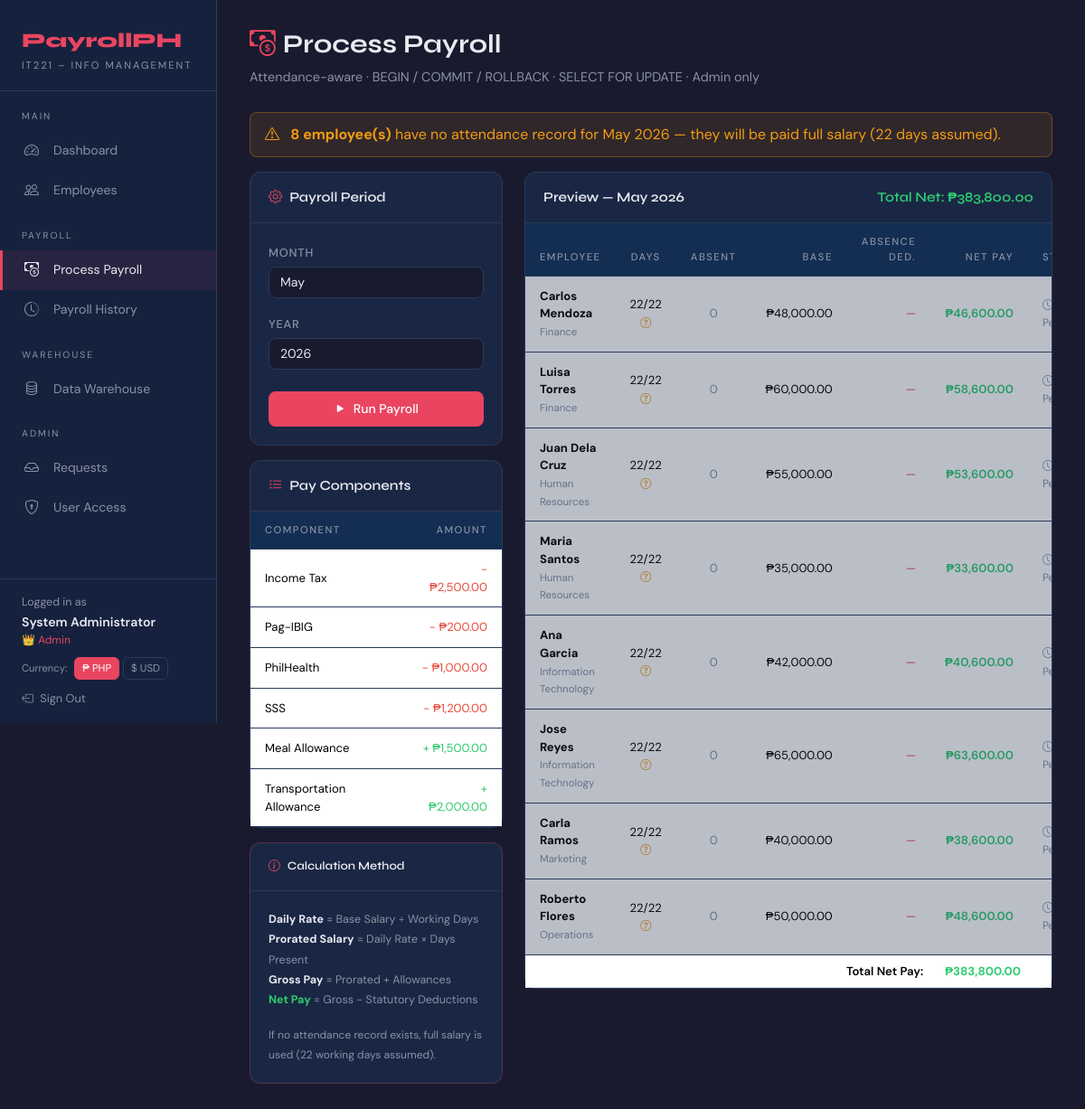
The page /process.php (signed in) on the database its author committed.
### tables this page shows
CREATE TABLE IF NOT EXISTS pay_components (
    component_id   INT AUTO_INCREMENT PRIMARY KEY,
    component_name VARCHAR(80) NOT NULL,
    component_type ENUM('Allowance','Deduction') NOT NULL,
    default_amount DECIMAL(12,2) NOT NULL DEFAULT 0.00
);

CREATE TABLE IF NOT EXISTS employees (
    employee_id   INT AUTO_INCREMENT PRIMARY KEY,
    first_name    VARCHAR(60) NOT NULL,
    last_name     VARCHAR(60) NOT NULL,
    email         VARCHAR(150) NOT NULL UNIQUE,
    phone         VARCHAR(20),
    department_id INT NOT NULL,
    position_id   INT NOT NULL,
    hire_date     DATE NOT NULL,
    status        ENUM('Active','Inactive') DEFAULT 'Active',
    version       INT NOT NULL DEFAULT 0,            
    created_at    TIMESTAMP DEFAULT CURRENT_TIMESTAMP,
    updated_at    TIMESTAMP DEFAULT CURRENT_TIMESTAMP ON UPDATE CURRENT_TIMESTAMP,

    CONSTRAINT fk_emp_dept FOREIGN KEY (department_id)
        REFERENCES departments(department_id) ON UPDATE CASCADE ON DELETE RESTRICT,
    CONSTRAINT fk_emp_pos  FOREIGN KEY (position_id)
        REFERENCES positions(position_id)   ON UPDATE CASCADE ON DELETE RESTRICT
);

CREATE TABLE IF NOT EXISTS departments (
    department_id   INT AUTO_INCREMENT PRIMARY KEY,
    department_name VARCHAR(100) NOT NULL UNIQUE,
    created_at      TIMESTAMP DEFAULT CURRENT_TIMESTAMP
);

CREATE TABLE IF NOT EXISTS positions (
    position_id    INT AUTO_INCREMENT PRIMARY KEY,
    position_title VARCHAR(100) NOT NULL,
    base_salary    DECIMAL(12,2) NOT NULL CHECK (base_salary >= 0),
    created_at     TIMESTAMP DEFAULT CURRENT_TIMESTAMP
);

### process.php (the view, shortened to what this page needs)
<?php
$db  = getDB();
$months = ['','January','February','March','April','May','June',
           'July','August','September','October','November','December'];
$prev_month = (int)($_POST['payroll_month'] ?? $_GET['month'] ?? date('n'));
$prev_year  = (int)($_POST['payroll_year']  ?? $_GET['year']  ?? date('Y'));
$previewStmt = $db->prepare("
    SELECT
        e.employee_id,
        CONCAT(e.first_name,' ',e.last_name) AS full_name,
        d.department_name,
        p.position_title,
        p.base_salary,
        COALESCE(a.working_days, 22) AS working_days,
        COALESCE(a.days_worked,  22) AS days_worked,
        COALESCE(a.days_absent,   0) AS days_absent,
        COALESCE(a.days_present, 22) AS days_present,
        ROUND(p.base_salary / COALESCE(a.working_days,22) * COALESCE(a.days_present,22), 2) AS prorated_salary,
        ROUND(p.base_salary / COALESCE(a.working_days,22) * COALESCE(a.days_absent,0),  2) AS absence_deduction,
        (SELECT COALESCE(SUM(default_amount),0) FROM pay_components WHERE component_type='Allowance') AS total_allowance,
        (SELECT COALESCE(SUM(default_amount),0) FROM pay_components WHERE component_type='Deduction') AS total_deduction,
        ROUND(
            p.base_salary / COALESCE(a.working_days,22) * COALESCE(a.days_present,22)
            + (SELECT COALESCE(SUM(default_amount),0) FROM pay_components WHERE component_type='Allowance'),
            2
        ) AS gross_pay,
        ROUND(
            p.base_salary / COALESCE(a.working_days,22) * COALESCE(a.days_present,22)
            + (SELECT COALESCE(SUM(default_amount),0) FROM pay_components WHERE component_type='Allowance')
            - (SELECT COALESCE(SUM(default_amount),0) FROM pay_components WHERE component_type='Deduction'),
            2
        ) AS net_pay,
        (SELECT COUNT(*) FROM payroll_records pr2
         WHERE pr2.employee_id=e.employee_id
           AND pr2.payroll_month=? AND pr2.payroll_year=?) AS already_processed,
        a.attendance_month IS NOT NULL AS has_attendance
    FROM employees e
    JOIN departments d ON e.department_id = d.department_id
    JOIN positions   p ON e.position_id   = p.position_id
    LEFT JOIN attendance a
        ON a.employee_id = e.employee_id
        AND a.attendance_month = ? AND a.attendance_year = ?
    WHERE e.status = 'Active'
    ORDER BY d.department_name, e.last_name
");
$previewStmt->execute([$prev_month, $prev_year, $prev_month, $prev_year]);
$preview = $previewStmt->fetchAll();
$components = $db->query("SELECT * FROM pay_components ORDER BY component_type DESC, component_name")->fetchAll();
$totalNet   = array_sum(array_column($preview, 'net_pay'));
$noAttCount = count(array_filter($preview, fn($r) => !$r['has_attendance']));
require_once 'includes/header.php';
?>
<div class="main-content">
    <div class="page-header">
        <h1><i class="bi bi-cash-coin me-2 text-accent"></i>Process Payroll</h1>
        <p>Attendance-aware · BEGIN / COMMIT / ROLLBACK · SELECT FOR UPDATE · Admin only</p>
    </div>
    <?php if ($noAttCount > 0): ?>
    <div style="background:rgba(243,156,18,0.1);border:1px solid rgba(243,156,18,0.3);color:#f39c12;border-radius:8px;padding:12px 16px;margin-bottom:16px;">
        <i class="bi bi-exclamation-triangle me-2"></i>
        <strong><?= $noAttCount ?> employee(s)</strong> have no attendance record for <?= $months[$prev_month] ?> <?= $prev_year ?> — they will be paid full salary (22 days assumed).
    </div>
    <?php endif; ?>
    <div class="row g-4">
        <div class="col-lg-4">
            <div class="card mb-3">
                <div class="card-header"><i class="bi bi-gear me-2 text-accent"></i>Payroll Period</div>
                <div class="card-body">
                    <form method="POST">
                        <div class="mb-3">
                            <label class="form-label">Month</label>
                            <select name="payroll_month" class="form-select">
                                <?php for ($m=1;$m<=12;$m++): ?>
                                <option value="<?= $m ?>" <?= $m===$prev_month?'selected':'' ?>><?= $months[$m] ?></option>
                                <?php endfor; ?>
                            </select>
                        </div>
                        <div class="mb-4">
                            <label class="form-label">Year</label>
                            <select name="payroll_year" class="form-select">
                                <?php for ($y=date('Y');$y>=2022;$y--): ?>
                                <option value="<?= $y ?>" <?= $y===$prev_year?'selected':'' ?>><?= $y ?></option>
                                <?php endfor; ?>
                            </select>
                        </div>
                        <button type="submit" class="btn-accent w-100">
                            <i class="bi bi-play-fill me-1"></i> Run Payroll
                        </button>
                    </form>
                </div>
            </div>
            <div class="card mb-3">
                <div class="card-header"><i class="bi bi-list-check me-2 text-accent"></i>Pay Components</div>
                <div class="card-body p-0">
                    <table class="table mb-0" style="font-size:0.82rem;">
                        <thead><tr><th>Component</th><th class="text-end">Amount</th></tr></thead>
                        <tbody>
                            <?php foreach ($components as $c): ?>
                            <tr>
                                <td><?= htmlspecialchars($c['component_name']) ?></td>
                                <td class="text-end" style="color:<?= $c['component_type']==='Allowance'?'var(--success)':'var(--danger)' ?>;">
                                    <?= $c['component_type']==='Allowance'?'+':'-' ?>
                                    <?= formatMoney((float)$c['default_amount']) ?>
                                </td>
                            </tr>
                            <?php endforeach; ?>
                        </tbody>
                    </table>
                </div>
            </div>
            <div class="card" style="border-color:rgba(233,69,96,0.3);">
                <div class="card-header" style="font-size:0.8rem;"><i class="bi bi-info-circle me-2 text-accent"></i>Calculation Method</div>
                <div class="card-body" style="font-size:0.78rem;color:var(--text-muted);line-height:1.8;">
                    <div><strong style="color:var(--text-main);">Daily Rate</strong> = Base Salary ÷ Working Days</div>
                    <div><strong style="color:var(--text-main);">Prorated Salary</strong> = Daily Rate × Days Present</div>
                    <div><strong style="color:var(--text-main);">Gross Pay</strong> = Prorated + Allowances</div>
                    <div><strong style="color:var(--success);">Net Pay</strong> = Gross − Statutory Deductions</div>
                    <hr style="border-color:var(--border);margin:8px 0;">
                    <div style="font-size:0.75rem;">If no attendance record exists, full salary is used (22 working days assumed).</div>
                </div>
            </div>
        </div>
        <div class="col-lg-8">
            <div class="card">
                <div class="card-header">
                    Preview — <?= $months[$prev_month] ?> <?= $prev_year ?>
                    <span class="float-end" style="color:var(--success);font-weight:600;">
                        Total Net: <?= formatMoney($totalNet) ?>
                    </span>
                </div>
                <div class="card-body p-0">
                    <div class="table-responsive">
                        <table class="table mb-0" style="font-size:0.82rem;">
                            <thead>
                                <tr>
                                    <th>Employee</th>
                                    <th class="text-center">Days</th>
                                    <th class="text-center">Absent</th>
                                    <th class="text-end">Base</th>
                                    <th class="text-end">Absence Ded.</th>
                                    <th class="text-end">Net Pay</th>
                                    <th>Status</th>
                                </tr>
                            </thead>
                            <tbody>
                                <?php foreach ($preview as $r): ?>
                                <tr <?= !$r['has_attendance'] ? 'style="opacity:0.7;"' : '' ?>>
                                    <td>
                                        <strong><?= htmlspecialchars($r['full_name']) ?></strong><br>
                                        <small style="color:var(--text-muted);"><?= htmlspecialchars($r['department_name']) ?></small>
                                    </td>
                                    <td class="text-center">
                                        <?= $r['days_present'] ?>/<?= $r['working_days'] ?>
                                        <?php if (!$r['has_attendance']): ?>
                                        <i class="bi bi-question-circle" style="color:var(--warning);font-size:0.75rem;" title="No attendance record — using default"></i>
                                        <?php endif; ?>
                                    </td>
                                    <td class="text-center" style="color:<?= $r['days_absent']>0?'var(--danger)':'var(--text-muted)' ?>;">
                                        <?= $r['days_absent'] ?>
                                    </td>
                                    <td class="text-end"><?= formatMoney((float)$r['base_salary']) ?></td>
                                    <td class="text-end" style="color:var(--danger);">
                                        <?= $r['days_absent'] > 0 ? '-'.formatMoney((float)$r['absence_deduction']) : '—' ?>
                                    </td>
                                    <td class="text-end" style="color:var(--success);font-weight:600;">
                                        <?= formatMoney((float)$r['net_pay']) ?>
                                    </td>
                                    <td>
                                        <?php if ($r['already_processed']): ?>
                                        <span style="color:var(--warning);font-size:0.75rem;"><i class="bi bi-check-circle"></i> Done</span>
                                        <?php else: ?>
                                        <span style="color:var(--text-muted);font-size:0.75rem;"><i class="bi bi-clock"></i> Pending</span>
                                        <?php endif; ?>
                                    </td>
                                </tr>
                                <?php endforeach; ?>
                            </tbody>
                            <tfoot>
                                <tr style="background:rgba(15,52,96,0.3);">
                                    <td colspan="5" class="text-end" style="font-weight:600;">Total Net Pay:</td>
                                    <td class="text-end" style="color:var(--success);font-weight:700;"><?= formatMoney($totalNet) ?></td>
                                    <td></td>
                                </tr>
                            </tfoot>
                        </table>
                    </div>
                </div>
            </div>
        </div>
    </div>
</div>
<?php require_once 'includes/footer.php'; ?>

### includes/header.php (style rules this page uses)
:root { --primary:#1a1a2e;--accent:#e94560;--accent2:#0f3460;--surface:#16213e;--card-bg:#1a2744;--text-main:#e8eaf0;--text-muted:#8892a4;--border:#2a3a5c;--success:#2ecc71;--warning:#f39c12;--danger:#e74c3c; }
* { box-sizing:border-box;margin:0;padding:0; }
body { background:var(--primary);color:var(--text-main);font-family:'DM Sans',sans-serif;min-height:100vh; }
.main-content { margin-left:240px;padding:32px 36px;min-height:100vh; }
.page-header { margin-bottom:28px; }
.page-header h1 { font-family:'Syne',sans-serif;font-weight:700;font-size:1.8rem;color:var(--text-main); }
.page-header p { color:var(--text-muted);font-size:0.9rem; }
.card { background:var(--card-bg);border:1px solid var(--border);border-radius:12px;color:var(--text-main); }
.card-header { background:transparent;border-bottom:1px solid var(--border);font-family:'Syne',sans-serif;font-weight:600;font-size:0.95rem;padding:16px 20px;color:var(--text-main); }
.card-body { padding:20px; }
.table { color:var(--text-main);font-size:0.875rem; }
.table thead th { background:rgba(15,52,96,0.5);color:var(--text-muted);font-size:0.7rem;text-transform:uppercase;letter-spacing:1.5px;border-color:var(--border);padding:12px 16px;font-weight:500; }
.table tbody td { border-color:var(--border);padding:12px 16px;vertical-align:middle; }
.form-control,.form-select { background:var(--primary);border:1px solid var(--border);color:var(--text-main);border-radius:8px;font-size:0.875rem; }
.form-label { font-size:0.8rem;font-weight:500;color:var(--text-muted);text-transform:uppercase;letter-spacing:0.8px;margin-bottom:6px; }
.btn-accent { background:var(--accent);color:#fff;border:none;border-radius:8px;font-weight:500;font-size:0.875rem;padding:9px 20px;transition:all 0.2s;cursor:pointer; }
.text-accent { color:var(--accent); }

### rows shown on the page
pay_components: component_name "Income Tax", default_amount "₱2,500.00"
pay_components: component_name "Pag-IBIG", default_amount "₱200.00"
pay_components: component_name "PhilHealth", default_amount "₱1,000.00"
pay_components: component_name "SSS", default_amount "₱1,200.00"
pay_components: component_name "Meal Allowance", default_amount "₱1,500.00"
pay_components: component_name "Transportation Allowance", default_amount "₱2,000.00"
employees: full_name "Carlos Mendoza", department.department_name "Finance", days_present "22", working_days "22", days_absent "0", position.base_salary "₱48,000.00", net_pay "₱46,600.00"
employees: full_name "Luisa Torres", department.department_name "Finance", days_present "22", working_days "22", days_absent "0", position.base_salary "₱60,000.00", net_pay "₱58,600.00"
employees: full_name "Juan Dela Cruz", department.department_name "Human Resources", days_present "22", working_days "22", days_absent "0", position.base_salary "₱55,000.00", net_pay "₱53,600.00"
employees: full_name "Maria Santos", department.department_name "Human Resources", days_present "22", working_days "22", days_absent "0", position.base_salary "₱35,000.00", net_pay "₱33,600.00"
employees: full_name "Ana Garcia", department.department_name "Information Technology", days_present "22", working_days "22", days_absent "0", position.base_salary "₱42,000.00", net_pay "₱40,600.00"
employees: full_name "Jose Reyes", department.department_name "Information Technology", days_present "22", working_days "22", days_absent "0", position.base_salary "₱65,000.00", net_pay "₱63,600.00"
employees: full_name "Carla Ramos", department.department_name "Marketing", days_present "22", working_days "22", days_absent "0", position.base_salary "₱40,000.00", net_pay "₱38,600.00"
employees: full_name "Roberto Flores", department.department_name "Operations", days_present "22", working_days "22", days_absent "0", position.base_salary "₱50,000.00", net_pay "₱48,600.00"

### other values the page prints
$__user['full_name'] "System Administrator"
$roleIcon "👑"
$__user['role'] "Admin"
$noAttCount "8"
formatMoney($totalNet) "₱383,800.00"
form field payroll_month "May"
form field payroll_year "2026"
